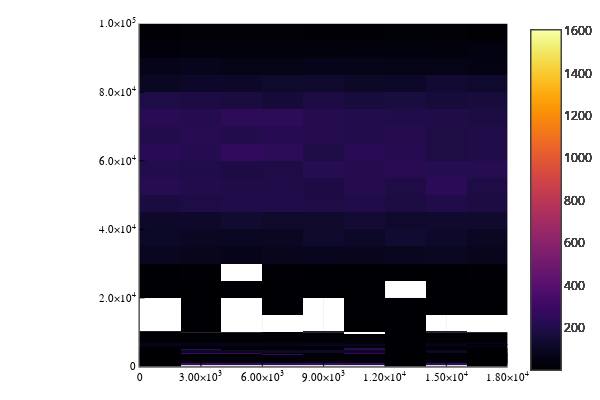

Notebook code for this chart:
### Code cell
matrix = Matrix(df)

plotly()
histogram2d(matrix)

### Figure 1 — Plotly figure (JSON) as saved in the notebook; plotly's stock layout.template omitted (floating-point values rounded to 4 significant figures; data arrays with more than 128 entries replaced by an {"elided": "..."} marker saying what was removed)
{"data": [{"colorbar": {"title": ""}, "colorscale": {"elided": "256x2 mixed values"}, "hoverinfo": "none", "name": "y1", "showlegend": false, "showscale": true, "type": "heatmap", "x": [0, 2000, 4000, 6000, 8000, 10000, 12000, 14000, 16000, 18000], "xaxis": "x", "y": [15, 20, 25, 30, 35, 40, 45, 50, 55, 60, 65, 70, 75, 80, 85, 90, 95, 100], "yaxis": "y", "z": {"elided": "17x9 int values"}, "zmax": 1605, "zmin": 1}, {"colorbar": {"title": ""}, "colorscale": {"elided": "256x2 mixed values"}, "hoverinfo": "none", "name": "y2", "showlegend": false, "showscale": true, "type": "heatmap", "x": [0, 2000, 4000, 6000, 8000, 10000, 12000, 14000, 16000, 18000], "xaxis": "x", "y": [1.388e-17, 0.2, 0.4, 0.6, 0.8, 1, 1.2], "yaxis": "y", "z": [[1180, 1141, 1095, 1115, 1124, 1159, 1167, 1180, 1133], [null, null, null, null, null, null, null, null, null], [null, null, null, null, null, null, null, null, null], [null, null, null, null, null, null, null, null, null], [null, null, null, null, null, null, null, null, null], [819, 859, 905, 885, 876, 841, 833, 820, 776]], "zmax": 1605, "zmin": 1}, {"colorbar": {"title": ""}, "colorscale": {"elided": "256x2 mixed values"}, "hoverinfo": "none", "name": "y3", "showlegend": false, "showscale": true, "type": "heatmap", "x": [0, 2000, 4000, 6000, 8000, 10000, 12000, 14000, 16000, 18000], "xaxis": "x", "y": [500, 1000, 1500, 2000, 2500, 3000, 3500, 4000, 4500, 5000, 5500, 6000, 6500, 7000, 7500, 8000, 8500, 9000, 9500, 10000], "yaxis": "y", "z": {"elided": "19x9 int values"}, "zmax": 1605, "zmin": 1}, {"colorbar": {"title": ""}, "colorscale": {"elided": "256x2 mixed values"}, "hoverinfo": "none", "name": "y4", "showlegend": false, "showscale": true, "type": "heatmap", "x": [0, 2000, 4000, 6000, 8000, 10000, 12000, 14000, 16000, 18000], "xaxis": "x", "y": [1.388e-17, 0.2, 0.4, 0.6, 0.8, 1, 1.2, 1.4, 1.6, 1.8, 2, 2.2, 2.4, 2.6, 2.8, 3, 3.2, 3.4, 3.6, 3.8, 4, 4.2, 4.4, 4.6, 4.8, 5, 5.2, 5.4, 5.6, 5.8, 6, 6.2, 6.4, 6.6, 6.8, 7, 7.2, 7.4, 7.6, 7.8, 8, 8.2, 8.4, 8.6, 8.8, 9, 9.2, 9.4, 9.6, 9.8, 10, 10.2, 10.4, 10.6, 10.8, 11, 11.2], "yaxis": "y", "z": {"elided": "56x9 int values"}, "zmax": 1605, "zmin": 1}, {"colorbar": {"title": ""}, "colorscale": {"elided": "256x2 mixed values"}, "hoverinfo": "none", "name": "y5", "showlegend": false, "showscale": true, "type": "heatmap", "x": [0, 2000, 4000, 6000, 8000, 10000, 12000, 14000, 16000, 18000], "xaxis": "x", "y": [0, 0.5, 1, 1.5, 2, 2.5, 3, 3.5, 4, 4.5, 5, 5.5, 6, 6.5, 7, 7.5, 8, 8.5, 9, 9.5, 10, 10.5, 11, 11.5, 12, 12.5, 13, 13.5, 14, 14.5, 15, 15.5, 16, 16.5], "yaxis": "y", "z": {"elided": "33x9 int values"}, "zmax": 1605, "zmin": 1}, {"colorbar": {"title": ""}, "colorscale": {"elided": "256x2 mixed values"}, "hoverinfo": "none", "name": "y6", "showlegend": false, "showscale": true, "type": "heatmap", "x": [0, 2000, 4000, 6000, 8000, 10000, 12000, 14000, 16000, 18000], "xaxis": "x", "y": [0, 0.5, 1, 1.5, 2, 2.5, 3, 3.5, 4, 4.5, 5, 5.5, 6, 6.5, 7, 7.5, 8, 8.5, 9, 9.5, 10, 10.5, 11, 11.5, 12, 12.5], "yaxis": "y", "z": {"elided": "25x9 int values"}, "zmax": 1605, "zmin": 1}, {"colorbar": {"title": ""}, "colorscale": {"elided": "256x2 mixed values"}, "hoverinfo": "none", "name": "y7", "showlegend": false, "showscale": true, "type": "heatmap", "x": [0, 2000, 4000, 6000, 8000, 10000, 12000, 14000, 16000, 18000], "xaxis": "x", "y": [0, 0.5, 1, 1.5, 2, 2.5, 3, 3.5, 4, 4.5, 5, 5.5, 6, 6.5, 7, 7.5, 8, 8.5, 9, 9.5, 10, 10.5, 11, 11.5], "yaxis": "y", "z": {"elided": "23x9 int values"}, "zmax": 1605, "zmin": 1}, {"colorbar": {"title": ""}, "colorscale": {"elided": "256x2 mixed values"}, "hoverinfo": "none", "name": "y8", "showlegend": false, "showscale": true, "type": "heatmap", "x": [0, 2000, 4000, 6000, 8000, 10000, 12000, 14000, 16000, 18000], "xaxis": "x", "y": [0, 0.5, 1, 1.5, 2, 2.5, 3, 3.5, 4, 4.5, 5, 5.5, 6, 6.5, 7, 7.5, 8, 8.5, 9, 9.5, 10, 10.5, 11, 11.5, 12, 12.5, 13, 13.5, 14, 14.5, 15, 15.5], "yaxis": "y", "z": {"elided": "31x9 int values"}, "zmax": 1605, "zmin": 1}, {"colorbar": {"title": ""}, "colorscale": {"elided": "256x2 mixed values"}, "hoverinfo": "none", "name": "y9", "showlegend": false, "showscale": true, "type": "heatmap", "x": [0, 2000, 4000, 6000, 8000, 10000, 12000, 14000, 16000, 18000], "xaxis": "x", "y": [1.388e-17, 0.2, 0.4, 0.6, 0.8, 1, 1.2], "yaxis": "y", "z": [[413, 426, 395, 407, 395, 416, 412, 409, 391], [null, null, null, null, null, null, null, null, null], [null, null, null, null, null, null, null, null, null], [null, null, null, null, null, null, null, null, null], [null, null, null, null, null, null, null, null, null], [1586, 1574, 1605, 1593, 1605, 1584, 1588, 1591, 1518]], "zmax": 1605, "zmin": 1}, {"colorbar": {"title": ""}, "colorscale": {"elided": "256x2 mixed values"}, "hoverinfo": "none", "name": "y10", "showlegend": false, "showscale": true, "type": "heatmap", "x": [0, 2000, 4000, 6000, 8000, 10000, 12000, 14000, 16000, 18000], "xaxis": "x", "y": [300, 400, 500, 600, 700, 800, 900, 1000, 1100, 1200, 1300, 1400, 1500, 1600, 1700, 1800, 1900, 2000, 2100, 2200, 2300, 2400, 2500, 2600, 2700, 2800, 2900, 3000, 3100, 3200, 3300, 3400, 3500, 3600, 3700, 3800, 3900, 4000, 4100, 4200, 4300, 4400, 4500, 4600, 4700, 4800, 4900, 5000, 5100, 5200, 5300, 5400, 5500, 5600, 5700, 5800, 5900, 6000, 6100, 6200, 6300, 6400, 6500, 6600, 6700, 6800, 6900, 7000, 7100, 7200, 7300, 7400, 7500, 7600, 7700, 7800, 7900, 8000, 8100, 8200, 8300, 8400, 8500, 8600, 8700, 8800, 8900, 9000, 9100, 9200, 9300, 9400, 9500, 9600, 9700, 9800, 9900, 10000, 10100, 10200, 10300], "yaxis": "y", "z": {"elided": "100x9 int values"}, "zmax": 1605, "zmin": 1}, {"colorbar": {"title": ""}, "colorscale": {"elided": "256x2 mixed values"}, "hoverinfo": "none", "name": "y11", "showlegend": false, "showscale": true, "type": "heatmap", "x": [0, 2000, 4000, 6000, 8000, 10000, 12000, 14000, 16000, 18000], "xaxis": "x", "y": [0, 5000, 10000, 15000, 20000, 25000, 30000, 35000, 40000, 45000, 50000, 55000, 60000, 65000, 70000, 75000, 80000, 85000, 90000, 95000, 100000], "yaxis": "y", "z": {"elided": "20x9 int values"}, "zmax": 1605, "zmin": 1}, {"colorbar": {"title": ""}, "colorscale": {"elided": "256x2 mixed values"}, "hoverinfo": "none", "name": "y12", "showlegend": false, "showscale": true, "type": "heatmap", "x": [0, 2000, 4000, 6000, 8000, 10000, 12000, 14000, 16000, 18000], "xaxis": "x", "y": [0.02, 0.04, 0.06, 0.08, 0.1, 0.12, 0.14, 0.16, 0.18, 0.2, 0.22, 0.24, 0.26, 0.28, 0.3, 0.32, 0.34, 0.36, 0.38, 0.4, 0.42, 0.44, 0.46, 0.48, 0.5, 0.52, 0.54, 0.56, 0.58, 0.6, 0.62, 0.64, 0.66, 0.68, 0.7, 0.72, 0.74, 0.76, 0.78, 0.8, 0.82, 0.84, 0.86, 0.88, 0.9, 0.92, 0.94, 0.96, 0.98, 1], "yaxis": "y", "z": {"elided": "49x9 int values"}, "zmax": 1605, "zmin": 1}, {"colorbar": {"title": ""}, "colorscale": {"elided": "256x2 mixed values"}, "hoverinfo": "none", "name": "y13", "showlegend": false, "showscale": true, "type": "heatmap", "x": [0, 2000, 4000, 6000, 8000, 10000, 12000, 14000, 16000, 18000], "xaxis": "x", "y": [0.45, 0.46, 0.47, 0.48, 0.49, 0.5, 0.51, 0.52, 0.53, 0.54, 0.55, 0.56, 0.57, 0.58, 0.59, 0.6, 0.61, 0.62, 0.63, 0.64, 0.65, 0.66, 0.67, 0.68, 0.69, 0.7, 0.71, 0.72, 0.73, 0.74, 0.75, 0.76, 0.77, 0.78, 0.79, 0.8, 0.81, 0.82, 0.83, 0.84, 0.85, 0.86, 0.87, 0.88, 0.89, 0.9, 0.91, 0.92, 0.93, 0.94, 0.95, 0.96, 0.97, 0.98, 0.99, 1], "yaxis": "y", "z": {"elided": "55x9 int values"}, "zmax": 1605, "zmin": 1}, {"colorbar": {"title": ""}, "colorscale": {"elided": "256x2 mixed values"}, "hoverinfo": "none", "name": "y14", "showlegend": false, "showscale": true, "type": "heatmap", "x": [0, 2000, 4000, 6000, 8000, 10000, 12000, 14000, 16000, 18000], "xaxis": "x", "y": [3.469e-18, 0.05, 0.1, 0.15, 0.2, 0.25, 0.3, 0.35, 0.4, 0.45, 0.5, 0.55, 0.6, 0.65, 0.7, 0.75, 0.8, 0.85, 0.9, 0.95, 1], "yaxis": "y", "z": {"elided": "20x9 int values"}, "zmax": 1605, "zmin": 1}, {"colorbar": {"title": ""}, "colorscale": {"elided": "256x2 mixed values"}, "hoverinfo": "none", "name": "y15", "showlegend": false, "showscale": true, "type": "heatmap", "x": [0, 2000, 4000, 6000, 8000, 10000, 12000, 14000, 16000, 18000], "xaxis": "x", "y": [0.15, 0.2, 0.25, 0.3, 0.35, 0.4, 0.45, 0.5, 0.55, 0.6, 0.65, 0.7, 0.75, 0.8, 0.85, 0.9, 0.95, 1], "yaxis": "y", "z": {"elided": "17x9 int values"}, "zmax": 1605, "zmin": 1}, {"colorbar": {"title": ""}, "colorscale": {"elided": "256x2 mixed values"}, "hoverinfo": "none", "name": "y16", "showlegend": false, "showscale": true, "type": "heatmap", "x": [0, 2000, 4000, 6000, 8000, 10000, 12000, 14000, 16000, 18000], "xaxis": "x", "y": [3.469e-18, 0.05, 0.1, 0.15, 0.2, 0.25, 0.3, 0.35, 0.4, 0.45, 0.5, 0.55, 0.6, 0.65, 0.7, 0.75, 0.8, 0.85, 0.9, 0.95, 1], "yaxis": "y", "z": {"elided": "20x9 int values"}, "zmax": 1605, "zmin": 1}, {"colorbar": {"title": ""}, "colorscale": {"elided": "256x2 mixed values"}, "hoverinfo": "none", "name": "y17", "showlegend": false, "showscale": true, "type": "heatmap", "x": [0, 2000, 4000, 6000, 8000, 10000, 12000, 14000, 16000, 18000], "xaxis": "x", "y": [3.469e-18, 0.05, 0.1, 0.15, 0.2, 0.25, 0.3, 0.35, 0.4, 0.45, 0.5, 0.55, 0.6, 0.65, 0.7, 0.75, 0.8, 0.85, 0.9, 0.95, 1], "yaxis": "y", "z": {"elided": "20x9 int values"}, "zmax": 1605, "zmin": 1}, {"colorbar": {"title": ""}, "colorscale": {"elided": "256x2 mixed values"}, "hoverinfo": "none", "name": "y18", "showlegend": false, "showscale": true, "type": "heatmap", "x": [0, 2000, 4000, 6000, 8000, 10000, 12000, 14000, 16000, 18000], "xaxis": "x", "y": [1, 2, 3, 4, 5, 6, 7, 8, 9, 10, 11, 12, 13, 14, 15, 16, 17, 18, 19, 20, 21, 22, 23, 24, 25, 26, 27, 28, 29, 30, 31], "yaxis": "y", "z": {"elided": "30x9 int values"}, "zmax": 1605, "zmin": 1}], "layout": {"annotations": [], "height": 400, "legend": {"bgcolor": "rgba(255, 255, 255, 1.000)", "bordercolor": "rgba(0, 0, 0, 1.000)", "borderwidth": 1, "font": {"color": "rgba(0, 0, 0, 1.000)", "family": "sans-serif", "size": 11}, "title": {"font": {"color": "rgba(0, 0, 0, 1.000)", "family": "sans-serif", "size": 15}, "text": ""}, "tracegroupgap": 0, "traceorder": "normal", "x": 1, "xanchor": "auto", "y": 1, "yanchor": "auto"}, "margin": {"b": 20, "l": 0, "r": 0, "t": 20}, "paper_bgcolor": "rgba(255, 255, 255, 1.000)", "plot_bgcolor": "rgba(255, 255, 255, 1.000)", "showlegend": true, "width": 600, "xaxis": {"anchor": "y", "domain": [0.2732, 0.9934], "gridcolor": "rgba(0, 0, 0, 0.100)", "gridwidth": 0.5, "linecolor": "rgba(0, 0, 0, 1.000)", "mirror": false, "range": [0, 18000], "showgrid": true, "showline": true, "showticklabels": true, "tickangle": 0, "tickcolor": "rgb(0, 0, 0)", "tickfont": {"color": "rgba(0, 0, 0, 1.000)", "family": "sans-serif", "size": 11}, "tickmode": "array", "ticks": "inside", "ticktext": ["0", "3.00×10<sup>3</sup>", "6.00×10<sup>3</sup>", "9.00×10<sup>3</sup>", "1.20×10<sup>4</sup>", "1.50×10<sup>4</sup>", "1.80×10<sup>4</sup>"], "tickvals": [0, 3000, 6000, 9000, 12000, 15000, 18000], "title": "", "titlefont": {"color": "rgba(0, 0, 0, 1.000)", "family": "sans-serif", "size": 15}, "type": "-", "visible": true, "zeroline": false, "zerolinecolor": "rgba(0, 0, 0, 1.000)"}, "yaxis": {"anchor": "x", "domain": [0.03762, 0.9902], "gridcolor": "rgba(0, 0, 0, 0.100)", "gridwidth": 0.5, "linecolor": "rgba(0, 0, 0, 1.000)", "mirror": false, "range": [0, 100000], "showgrid": true, "showline": true, "showticklabels": true, "tickangle": 0, "tickcolor": "rgb(0, 0, 0)", "tickfont": {"color": "rgba(0, 0, 0, 1.000)", "family": "sans-serif", "size": 11}, "tickmode": "array", "ticks": "inside", "ticktext": ["0", "2.0×10<sup>4</sup>", "4.0×10<sup>4</sup>", "6.0×10<sup>4</sup>", "8.0×10<sup>4</sup>", "1.0×10<sup>5</sup>"], "tickvals": [0, 20000, 40000, 60000, 80000, 100000], "title": "", "titlefont": {"color": "rgba(0, 0, 0, 1.000)", "family": "sans-serif", "size": 15}, "type": "-", "visible": true, "zeroline": false, "zerolinecolor": "rgba(0, 0, 0, 1.000)"}}}
